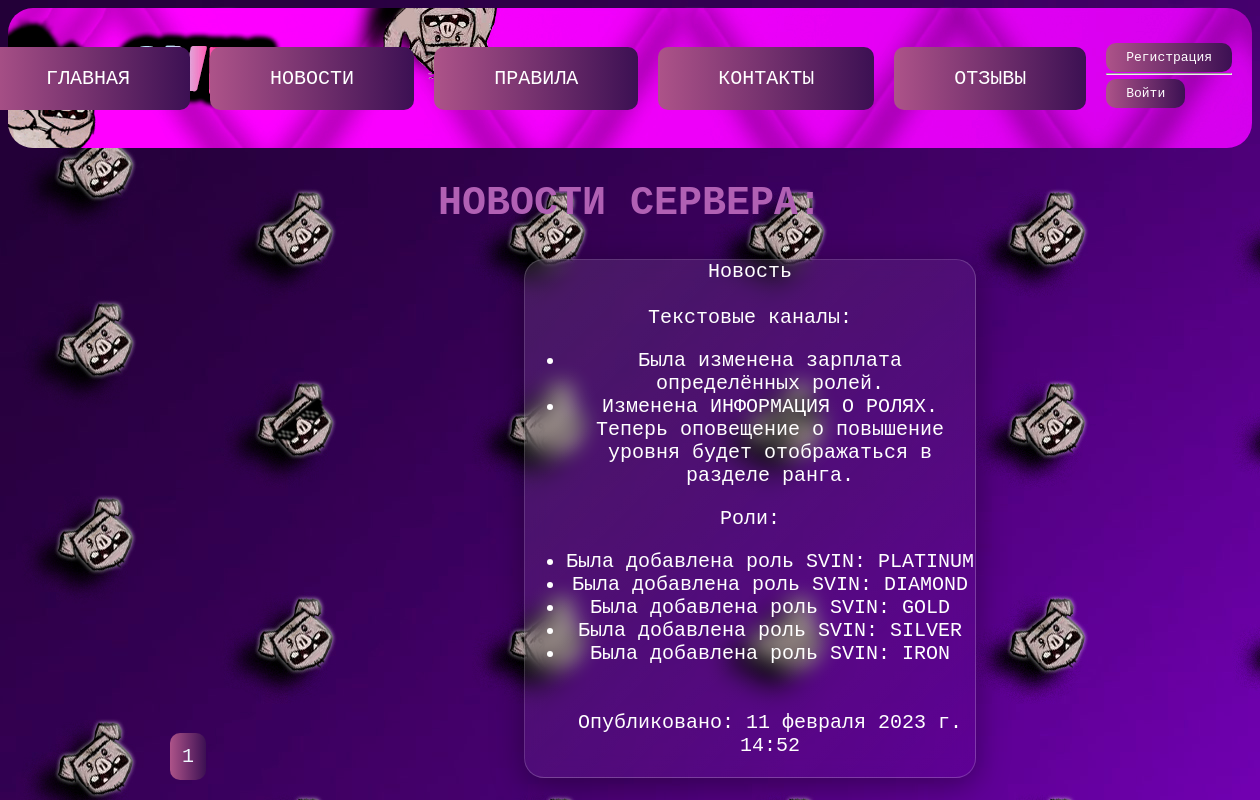
Screenshot of /SVIN/news/ with the database file from the repository.
### SVIN_main/models.py (models this page shows)
class News(models.Model):
    title = models.CharField(max_length=50, null=True, verbose_name="Заголовок")
    content = models.TextField(null=True, blank=True, verbose_name="Основная часть")
    published = models.DateTimeField(auto_now_add=True, db_index=True, verbose_name="Опубликовано")

### SVIN_main/views.py (the view)
# urls.py: path("news/", news ,name="news" ),
def news(request):
    news = News.objects.all()
    paginator = Paginator(news,6)
    page_num = request.GET.get("page")
    page = paginator.get_page(page_num)
    context = {"page":page}
    return render(request,"SVIN_main/news.html",context)

### SVIN_main/templates/SVIN_main/news.html
{% extends 'SVIN_main/layout/basic.html' %}
{% block content %}
		<header align="center">
			<h1 style="color: rgb(177, 96, 180); font-size: 40px" >НОВОСТИ СЕРВЕРА:</h1>
		</header>
			<div align="center" class="newscontainer">
			{% for new in page %}
				<div class="newsitem glass">
					<span>
					{{ new.title }}
					{{ new.content | safe }}<br><br>
					Опубликовано: {{ new.published }}
					</span>
				</div>
				{% endfor %}
			</div>
				<div class="paginator ">
					{% for p in page.paginator.page_range %}
					<a class="paginatoritem button" href="?page={{ p }}"> {{ p }} </a>
					{% endfor %}
				</div>
{% endblock content %}

### SVIN_main/static/SVIN_main/style.css (style rules this page uses)
body { background-image: url(svinbackground.jpg); }
.button { font-size: 20px; font-family: monospace; text-decoration: none; color: white; background: linear-gradient(to left, #ad5389,#3c1053,#ad5389); padding: 20px 60px; border-radius: 10px; background-size: 200%; transition: 0.5s; }
.glass { background: linear-gradient(135deg,rgba(255, 255, 255, 0.1),rgba(255, 255, 255, 0)); backdrop-filter: blur(10px); -webkit-backdrop-filter: blur(10px); border-radius: 20px; border: 1px solid rgba(255, 255, 255, 0.18); box-shadow: 0 8px 32px 0 rgba(0, 0, 0, 0.37); }
.newscontainer { display: flex; flex-wrap: wrap; justify-content: center; gap: 20px; width: 1000px; position: absolute; left: 250px; }
.newsitem { font-family: monospace; font-size: 20px; color: white; width: 450px; min-height: 300px; }
header { font-family: monospace; font-size: 30px; color: white; }
.paginator { display: flex; flex-wrap: nowrap; gap: 10px; padding: 20px; position: absolute; bottom: 0; left: 150px; }
.paginatoritem { padding: 12px; border-color: 10px solid plum; text-decoration: none; color: aliceblue; text-align: center; }

### rows the page displays
News: title "Новость", content "Текстовые каналы: Была изменена зарплата определённых ролей. Изменена ИНФОРМАЦИЯ О РОЛЯХ. Теперь оповещение о повышение уровня будет отображаться в разделе ранга. Роли: Была добавлена роль SVIN: PLATINUM Была добавлена роль SVIN: DIAMOND Была добавлена роль SVIN: GOLD Была добавлена роль SVIN: SILVER Была добавлена роль SVIN: IRON", published "11 февраля 2023 г. 14:52"

### other values shown
{{ p }} "1"
